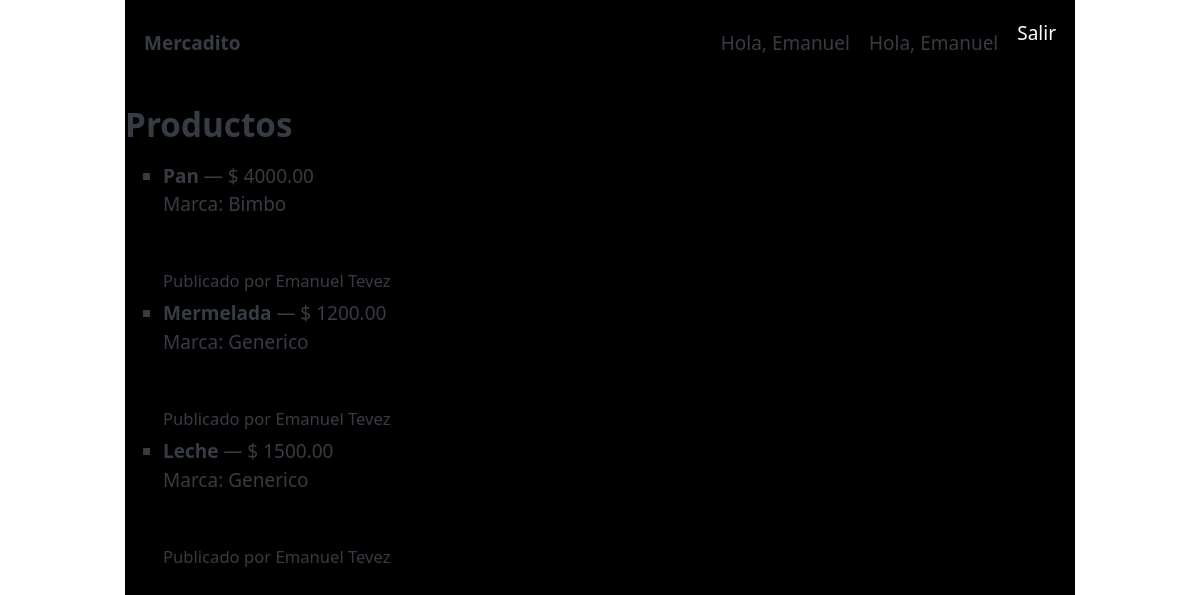
The page /productos/lista/ (signed in) on the database its author committed.
### market/models.py (models this page shows, shortened)
class Product(models.Model):
    seller = models.ForeignKey(settings.AUTH_USER_MODEL, on_delete=models.CASCADE, related_name="products")
    title = models.CharField(max_length=200)
    description = models.TextField(blank=True)
    marca = models.CharField(max_length=100, blank=True, default="Generico")
    price = models.DecimalField(max_digits=12, decimal_places=2)
    created_at = models.DateTimeField(auto_now_add=True)
    active = models.BooleanField(default=True)

### market/views.py (the view)
# urls.py: path("lista/", product_list, name="product-list"),  # market
def product_list(request):
    products = Product.objects.filter(active=True).order_by("-created_at")
    return render(request, "product_list.html", {"products": products})

### market/templates/product_list.html
{% extends "base.html" %}
{% block content %}
<h2>Productos</h2>
<ul>
  {% for p in products %}
    <li>
      <strong>{{ p.title }}</strong> — $ {{ p.price }}  <p>Marca: {{ p.marca }}</p>  <br>
      <small>Publicado por {{ p.seller.get_full_name|default:p.seller.username }}</small>
    </li>
  {% empty %}
    <li>No hay productos aún.</li>
  {% endfor %}
</ul>
{% endblock %}

### core/templates/base.html (shortened to what this page needs)
<!doctype html>
<html lang="es">
<head>
  <link href="https://cdn.jsdelivr.net/npm/bootstrap@5.3.8/dist/css/bootstrap.min.css" rel="stylesheet">
  <link rel="stylesheet"
        href="https://cdn.jsdelivr.net/npm/@picocss/pico@2/css/pico.min.css">
</head>
<body class="container dark bg-black">
  <nav class="container-fluid dark">
    <ul>
      <li><strong>Mercadito</strong></li>
    </ul>
    <ul>
      {% if user.is_authenticated %}
        <li>Hola, {{ user.first_name|default:user.username }}</li>
        {% if user.is_authenticated %}
          <li>Hola, {{ user.first_name|default:user.username }}</li>
          <li>
            <form method="post" action="{% url 'account_logout' %}">
              <button type="submit" class="btn btn-link nav-link" style="display:inline; padding:0; border:none; background:none;">
                Salir
              </button>
            </form>
          </li>
        {% else %}
          <li><a href="{% url 'account_login' %}">Entrar</a></li>
        {% endif %}
      {% else %}
        <li><a href="{% url 'account_login' %}">Entrar</a></li>
      {% endif %}
    </ul>
  </nav>
  <main class="container">
    {% block content %}{% endblock %}
  </main>
</body>
</html>

### rows shown on the page
Product: title "Pan", price "4000.00", marca "Bimbo", seller.get_full_name "Emanuel Tevez"
Product: title "Mermelada", price "1200.00", marca "Generico", seller.get_full_name "Emanuel Tevez"
Product: title "Leche", price "1500.00", marca "Generico", seller.get_full_name "Emanuel Tevez"

### other values the page prints
{{ user.first_name|default:user.username }} "Emanuel"
